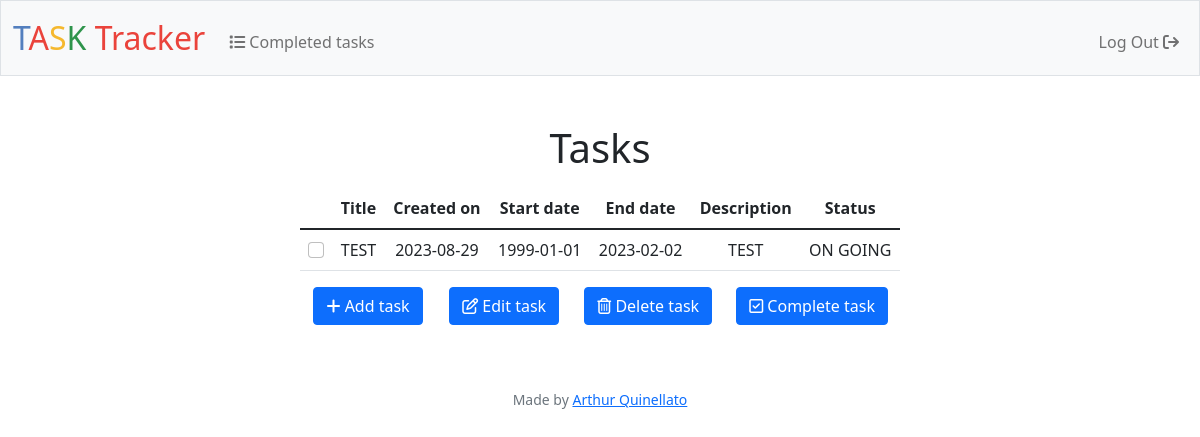
Page / (signed in) on the earlier database version.
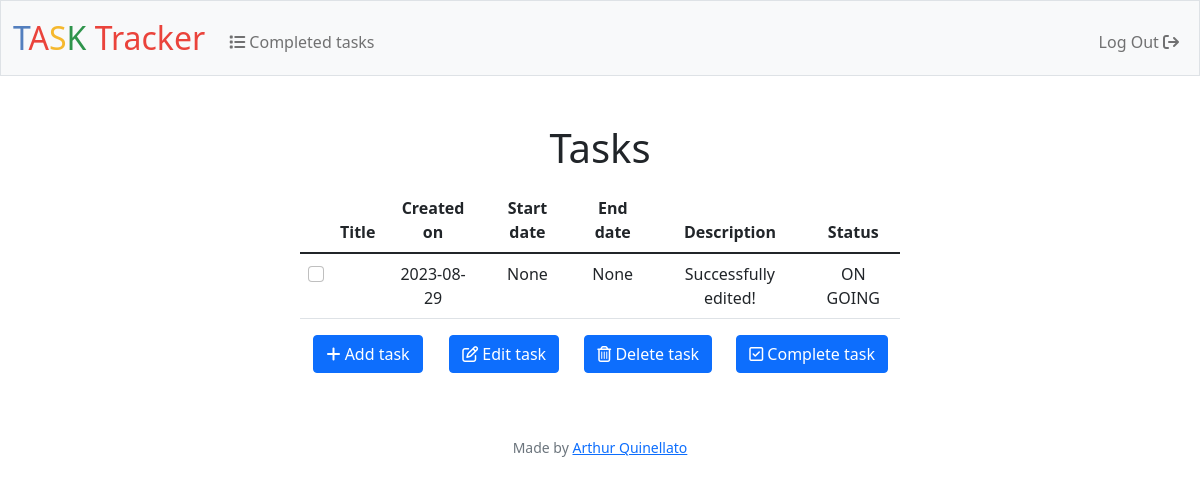
Same page on the later database version.
### tables this page shows
CREATE TABLE tasks (
id INTEGER PRIMARY KEY AUTOINCREMENT,
user_id INTEGER,
title TEXT,
description TEXT,
dateStart DATE,
dateEnd DATE,
dateCreation DATE
, status TEXT);

### app.py (the view)
@app.route('/', methods = ['GET', 'POST'])
@login_required
def index():
    def deleteTask(checked, user_id):
        if not checked:
            return apology('to delete a task, you must select a task', 403)
        for i in checked:
            db.execute('''
                       DELETE FROM tasks
                       WHERE id = ?
                       AND user_id = ?
                       ''', i, user_id)
        flash('Task(s) deleted successfully')
    def completeTask(checked, user_id):
        if not checked:
            return apology('to complete a task, you must select a task', 403)
        for i in checked:
            db.execute('''
                    UPDATE tasks
                    SET status = 'COMPLETED'
                    WHERE id = ?
                    AND user_id = ?
                    ''', i, user_id)
        flash('Task(s) completed successfully')
    if request.method == 'POST':
        user_id = session['user_id']
        checked = request.form.getlist('checked')
        if 'deleteBtn' in request.form:
            deleteTask(checked, user_id)
        elif 'completeBtn' in request.form:
            completeTask(checked, user_id)
        else:
            return apology('you must select a task', 403)
        return redirect('/')
    else:
        user_id = session['user_id']
        status = 'ON GOING'
        user_tasks = db.execute('''SELECT *
                                FROM tasks
                                WHERE user_id = ?
                                AND status LIKE ?
                                ''', user_id, status)
        return render_template('index.html', tasks = user_tasks)

### app.py (called while the page is built)
@app.after_request
def after_request(response):
    response.headers['Cache-Control'] = 'no-cache, no-store, must-revalidate'
    response.headers['Expires'] = 0
    response.headers['Pragma'] = 'no-cache'
    return response

### helpers.py (called while the page is built)
def login_required(f):
    @wraps(f)
    def decorated_function(*args, **kwargs):
        if session.get("user_id") is None:
            return redirect("/login")
        return f(*args, **kwargs)
    return decorated_function

### templates/index.html (shortened to what this page needs)
{% extends "layout.html" %}
{% block main %}
    <div class = "mb-3">
        <h1>Tasks</h1>
    </div>
    <form action = "/" method = "POST">
        <div class = "mb-3">
            {% if tasks %}
                <table class = "table table-stripped" style = "width: 50vw; margin: 0 auto;">
                    <thead>
                        <th scope = "col"></th>
                        <th scope = "col">Title</th>
                        <th scope = "col">Created on</th>
                        <th scope = "col">Start date</th>
                        <th scope = "col">End date</th>
                        <th scope = "col">Description</th>
                        <th scope = "col">Status</th>
                    </thead>
                    <tbody>
                        {% for task in tasks %}
                            <tr>
                                <td><input class = "form-check-input" id = "{{ task.title }}" type = "checkbox" name = "checked" value = "{{ task.id }}"></td>
                                <td>{{ task["title"] }}</td>
                                <td>{{ task["dateCreation"] }}</td>
                                <td>{{ task["dateStart"] }}</td>
                                <td>{{ task["dateEnd"] }}</td>
                                <td>{{ task["description"] }}</td>
                                <td>{{ task["status"] }}</td>
                            </tr>
                        {% endfor %}
                    </tbody>
                </table>
            {% endif %}
        </div>
        <div class = "mb-3">
            <div class = "container" style = "width: 50vw; margin: 0 auto;">
                <div class = "row">
                    <div class = "col-sm">
                        <a href = "/addTask"><button class = "btn btn-primary" style = "white-space: nowrap;" type = "button"><i class = "fa-solid fa-plus"></i>    Add task</button></a>
                    </div>
                    <div class = "col-sm">
                        <a href = "/editTask"><button class = "btn btn-primary" style = "white-space: nowrap;" type = "button"><i class = "fa-regular fa-pen-to-square"></i>    Edit task</button></a>
                    </div>
                    <div class = "col-sm">
                        <button class = "btn btn-primary" type = "submit" style = "white-space: nowrap;" name = "deleteBtn"><i class = "fa-regular fa-trash-can"></i>     Delete task</button>
                    </div>
                    <div class = "col-sm">
                        <button class = "btn btn-primary" type = "submit" style = "white-space: nowrap;" name = "completeBtn"><i class="fa-regular fa-square-check"></i>     Complete task</button>
                    </div>
                </div>
            </div>
        </div>
    </form>
{% endblock %}

### templates/layout.html (shortened to what this page needs)
<!DOCTYPE html>
<html lang = "en">
    <head>
        <link href = "https://cdn.jsdelivr.net/npm/bootstrap@5.1.3/dist/css/bootstrap.min.css" rel = "stylesheet">
        <link href = "/static/style.css" rel = "stylesheet">
    </head>
    <body>
        <nav class = "bg-light border navbar navbar-expand-md navbar-light">
            <div class = "container-fluid">
                <a class = "navbar-brand" href = "/"><span class = "blue">T</span><span class = "red">A</span><span class = "yellow">S</span><span class = "green">K</span> <span class = "red">Tracker</span></a>
                <div class = "collapse navbar-collapse" id = "navbar">
                    {% if session["user_id"] %}
                        <ul class = "navbar-nav me-auto mt-2">
                            <li class = "nav-item"><a class = "nav-link" href = "/completedTasks"><i class = "fa-solid fa-list"></i>    Completed tasks</a></li>
                        </ul>
                        <ul class = "navbar-nav ms-auto mt-2">
                            <li class = "nav-item"><a class = "nav-link" href = "/logout">Log Out <i class = "fa-solid fa-arrow-right-from-bracket"></i></a></li>
                        </ul>
                    {% else %}
                        <ul class = "navbar-nav ms-auto mt-2">
                            <li class = "nav-item"><a class = "nav-link" href = "/register">Register</a></li>
                            <li class = "nav-item"><a class = "nav-link" href = "/login">Log In</a></li>
                        </ul>
                    {% endif %}
                </div>
            </div>
        </nav>
        <main class = "container-fluid py-5 text-center">
            {% block main %}{% endblock %}
        </main>
    </body>
    <footer class = "mb-5 small text-center text-muted">
        Made by <a href = "https://arthur1802.github.io/profile-card/" target = "_blank">Arthur Quinellato</a>
    </footer>
</html>

### static/style.css (style rules this page uses)
nav .navbar-brand { font-size: xx-large; }
nav .navbar-brand .blue { color: #537fbe; }
nav .navbar-brand .red { color: #ea433b; }
nav .navbar-brand .yellow { color: #f5b82e; }
nav .navbar-brand .green { color: #2e944b; }

Differences in the rows shown:
no longer on this page (row edited): tasks: title "TEST", dateCreation "2023-08-29", dateStart "1999-01-01", dateEnd "2023-02-02", description "TEST", status "ON GOING"
added tasks: dateCreation "2023-08-29", dateStart "None", dateEnd "None", description "Successfully edited!", status "ON GOING"
